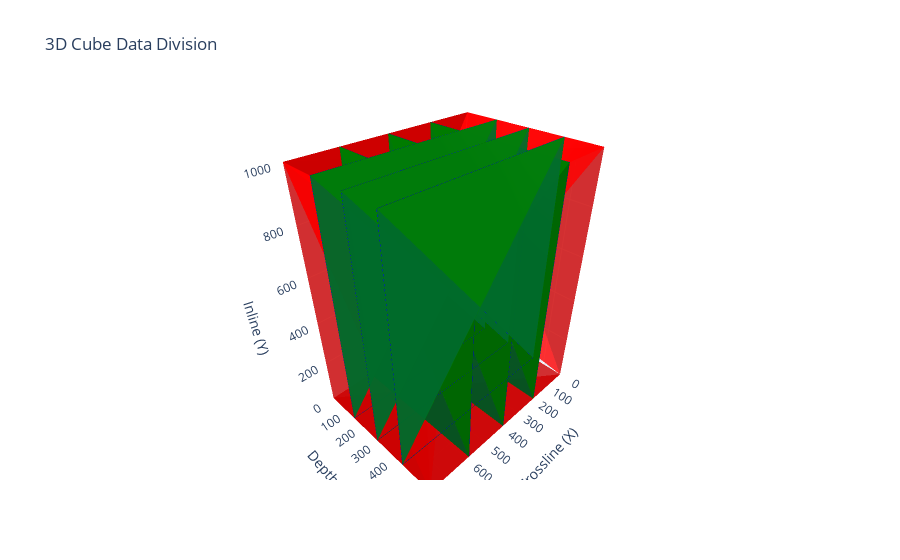

Notebook cell for this chart:
### Code cell
import plotly.graph_objects as go
def add_cube(fig, x, y, z, dx, dy, dz, color, name):
    """Adds a cuboid to the Plotly figure at the specified location."""
    fig.add_trace(go.Mesh3d(
        x=[x, x+dx, x+dx, x, x, x+dx, x+dx, x],
        y=[y, y, y+dy, y+dy, y, y, y+dy, y+dy],
        z=[z, z, z, z, z+dz, z+dz, z+dz, z+dz],
        i=[0, 0, 0, 1, 1, 3, 2, 2, 3, 3, 7, 6, 0, 4, 5, 1],
        j=[1, 2, 3, 2, 6, 7, 6, 5, 7, 5, 5, 4, 4, 5, 6, 2],
        k=[2, 3, 0, 6, 5, 4, 5, 4, 7, 4, 6, 7, 7, 6, 4, 3],
        color=color,
        opacity=0.8,
        name=name
    ))

def show_3d_cube_data_division_plotly(num_train=10):
    # Cube dimensions
    height, width, depth = 1006, 782, 590
    
    # Calculate positions for train/val sections
    x_limits = get_limits(0, width, num_train)
    y_limits = get_limits(0, depth, num_train)

    fig = go.Figure()

    # Test section (entire cube)
    add_cube(fig, 0, 0, 0, width, depth, height, 'red', "Test")

    # Train and Validation sections
    for x in x_limits:
        add_cube(fig, x, 0, 0, 1, depth, height, 'blue', "Training")
        add_cube(fig, x+1, 0, 0, 1, depth, height, 'green', "Validation")
    
    for y in y_limits:
        add_cube(fig, 0, y, 0, width, 1, height, 'blue', "Training")
        add_cube(fig, 0, y+1, 0, width, 1, height, 'green', "Validation")
    
    fig.update_layout(
        title="3D Cube Data Division",
        scene=dict(
            xaxis_title="Crossline (X)",
            yaxis_title="Depth (Z)",
            zaxis_title="Inline (Y)",
            xaxis=dict(range=[0, width]),
            yaxis=dict(range=[0, depth]),
            zaxis=dict(range=[0, height])
        ),
        showlegend=True
    )
    
    fig.show()

# Run the function
show_3d_cube_data_division_plotly(num_train=3)

### Figure 1 — Plotly figure (JSON) as saved in the notebook; plotly's stock layout.template omitted (floating-point values rounded to 4 significant figures)
{"data": [{"color": "red", "i": [0, 0, 0, 1, 1, 3, 2, 2, 3, 3, 7, 6, 0, 4, 5, 1], "j": [1, 2, 3, 2, 6, 7, 6, 5, 7, 5, 5, 4, 4, 5, 6, 2], "k": [2, 3, 0, 6, 5, 4, 5, 4, 7, 4, 6, 7, 7, 6, 4, 3], "name": "Test", "opacity": 0.8, "type": "mesh3d", "x": [0, 782, 782, 0, 0, 782, 782, 0], "y": [0, 0, 590, 590, 0, 0, 590, 590], "z": [0, 0, 0, 0, 1006, 1006, 1006, 1006]}, {"color": "blue", "i": [0, 0, 0, 1, 1, 3, 2, 2, 3, 3, 7, 6, 0, 4, 5, 1], "j": [1, 2, 3, 2, 6, 7, 6, 5, 7, 5, 5, 4, 4, 5, 6, 2], "k": [2, 3, 0, 6, 5, 4, 5, 4, 7, 4, 6, 7, 7, 6, 4, 3], "name": "Training", "opacity": 0.8, "type": "mesh3d", "x": [195, 196, 196, 195, 195, 196, 196, 195], "y": [0, 0, 590, 590, 0, 0, 590, 590], "z": [0, 0, 0, 0, 1006, 1006, 1006, 1006]}, {"color": "green", "i": [0, 0, 0, 1, 1, 3, 2, 2, 3, 3, 7, 6, 0, 4, 5, 1], "j": [1, 2, 3, 2, 6, 7, 6, 5, 7, 5, 5, 4, 4, 5, 6, 2], "k": [2, 3, 0, 6, 5, 4, 5, 4, 7, 4, 6, 7, 7, 6, 4, 3], "name": "Validation", "opacity": 0.8, "type": "mesh3d", "x": [196, 197, 197, 196, 196, 197, 197, 196], "y": [0, 0, 590, 590, 0, 0, 590, 590], "z": [0, 0, 0, 0, 1006, 1006, 1006, 1006]}, {"color": "blue", "i": [0, 0, 0, 1, 1, 3, 2, 2, 3, 3, 7, 6, 0, 4, 5, 1], "j": [1, 2, 3, 2, 6, 7, 6, 5, 7, 5, 5, 4, 4, 5, 6, 2], "k": [2, 3, 0, 6, 5, 4, 5, 4, 7, 4, 6, 7, 7, 6, 4, 3], "name": "Training", "opacity": 0.8, "type": "mesh3d", "x": [391, 392, 392, 391, 391, 392, 392, 391], "y": [0, 0, 590, 590, 0, 0, 590, 590], "z": [0, 0, 0, 0, 1006, 1006, 1006, 1006]}, {"color": "green", "i": [0, 0, 0, 1, 1, 3, 2, 2, 3, 3, 7, 6, 0, 4, 5, 1], "j": [1, 2, 3, 2, 6, 7, 6, 5, 7, 5, 5, 4, 4, 5, 6, 2], "k": [2, 3, 0, 6, 5, 4, 5, 4, 7, 4, 6, 7, 7, 6, 4, 3], "name": "Validation", "opacity": 0.8, "type": "mesh3d", "x": [392, 393, 393, 392, 392, 393, 393, 392], "y": [0, 0, 590, 590, 0, 0, 590, 590], "z": [0, 0, 0, 0, 1006, 1006, 1006, 1006]}, {"color": "blue", "i": [0, 0, 0, 1, 1, 3, 2, 2, 3, 3, 7, 6, 0, 4, 5, 1], "j": [1, 2, 3, 2, 6, 7, 6, 5, 7, 5, 5, 4, 4, 5, 6, 2], "k": [2, 3, 0, 6, 5, 4, 5, 4, 7, 4, 6, 7, 7, 6, 4, 3], "name": "Training", "opacity": 0.8, "type": "mesh3d", "x": [586, 587, 587, 586, 586, 587, 587, 586], "y": [0, 0, 590, 590, 0, 0, 590, 590], "z": [0, 0, 0, 0, 1006, 1006, 1006, 1006]}, {"color": "green", "i": [0, 0, 0, 1, 1, 3, 2, 2, 3, 3, 7, 6, 0, 4, 5, 1], "j": [1, 2, 3, 2, 6, 7, 6, 5, 7, 5, 5, 4, 4, 5, 6, 2], "k": [2, 3, 0, 6, 5, 4, 5, 4, 7, 4, 6, 7, 7, 6, 4, 3], "name": "Validation", "opacity": 0.8, "type": "mesh3d", "x": [587, 588, 588, 587, 587, 588, 588, 587], "y": [0, 0, 590, 590, 0, 0, 590, 590], "z": [0, 0, 0, 0, 1006, 1006, 1006, 1006]}, {"color": "blue", "i": [0, 0, 0, 1, 1, 3, 2, 2, 3, 3, 7, 6, 0, 4, 5, 1], "j": [1, 2, 3, 2, 6, 7, 6, 5, 7, 5, 5, 4, 4, 5, 6, 2], "k": [2, 3, 0, 6, 5, 4, 5, 4, 7, 4, 6, 7, 7, 6, 4, 3], "name": "Training", "opacity": 0.8, "type": "mesh3d", "x": [0, 782, 782, 0, 0, 782, 782, 0], "y": [147, 147, 148, 148, 147, 147, 148, 148], "z": [0, 0, 0, 0, 1006, 1006, 1006, 1006]}, {"color": "green", "i": [0, 0, 0, 1, 1, 3, 2, 2, 3, 3, 7, 6, 0, 4, 5, 1], "j": [1, 2, 3, 2, 6, 7, 6, 5, 7, 5, 5, 4, 4, 5, 6, 2], "k": [2, 3, 0, 6, 5, 4, 5, 4, 7, 4, 6, 7, 7, 6, 4, 3], "name": "Validation", "opacity": 0.8, "type": "mesh3d", "x": [0, 782, 782, 0, 0, 782, 782, 0], "y": [148, 148, 149, 149, 148, 148, 149, 149], "z": [0, 0, 0, 0, 1006, 1006, 1006, 1006]}, {"color": "blue", "i": [0, 0, 0, 1, 1, 3, 2, 2, 3, 3, 7, 6, 0, 4, 5, 1], "j": [1, 2, 3, 2, 6, 7, 6, 5, 7, 5, 5, 4, 4, 5, 6, 2], "k": [2, 3, 0, 6, 5, 4, 5, 4, 7, 4, 6, 7, 7, 6, 4, 3], "name": "Training", "opacity": 0.8, "type": "mesh3d", "x": [0, 782, 782, 0, 0, 782, 782, 0], "y": [295, 295, 296, 296, 295, 295, 296, 296], "z": [0, 0, 0, 0, 1006, 1006, 1006, 1006]}, {"color": "green", "i": [0, 0, 0, 1, 1, 3, 2, 2, 3, 3, 7, 6, 0, 4, 5, 1], "j": [1, 2, 3, 2, 6, 7, 6, 5, 7, 5, 5, 4, 4, 5, 6, 2], "k": [2, 3, 0, 6, 5, 4, 5, 4, 7, 4, 6, 7, 7, 6, 4, 3], "name": "Validation", "opacity": 0.8, "type": "mesh3d", "x": [0, 782, 782, 0, 0, 782, 782, 0], "y": [296, 296, 297, 297, 296, 296, 297, 297], "z": [0, 0, 0, 0, 1006, 1006, 1006, 1006]}, {"color": "blue", "i": [0, 0, 0, 1, 1, 3, 2, 2, 3, 3, 7, 6, 0, 4, 5, 1], "j": [1, 2, 3, 2, 6, 7, 6, 5, 7, 5, 5, 4, 4, 5, 6, 2], "k": [2, 3, 0, 6, 5, 4, 5, 4, 7, 4, 6, 7, 7, 6, 4, 3], "name": "Training", "opacity": 0.8, "type": "mesh3d", "x": [0, 782, 782, 0, 0, 782, 782, 0], "y": [442, 442, 443, 443, 442, 442, 443, 443], "z": [0, 0, 0, 0, 1006, 1006, 1006, 1006]}, {"color": "green", "i": [0, 0, 0, 1, 1, 3, 2, 2, 3, 3, 7, 6, 0, 4, 5, 1], "j": [1, 2, 3, 2, 6, 7, 6, 5, 7, 5, 5, 4, 4, 5, 6, 2], "k": [2, 3, 0, 6, 5, 4, 5, 4, 7, 4, 6, 7, 7, 6, 4, 3], "name": "Validation", "opacity": 0.8, "type": "mesh3d", "x": [0, 782, 782, 0, 0, 782, 782, 0], "y": [443, 443, 444, 444, 443, 443, 444, 444], "z": [0, 0, 0, 0, 1006, 1006, 1006, 1006]}], "layout": {"scene": {"xaxis": {"range": [0, 782], "title": {"text": "Crossline (X)"}}, "yaxis": {"range": [0, 590], "title": {"text": "Depth (Z)"}}, "zaxis": {"range": [0, 1006], "title": {"text": "Inline (Y)"}}}, "showlegend": true, "title": {"text": "3D Cube Data Division"}}}
